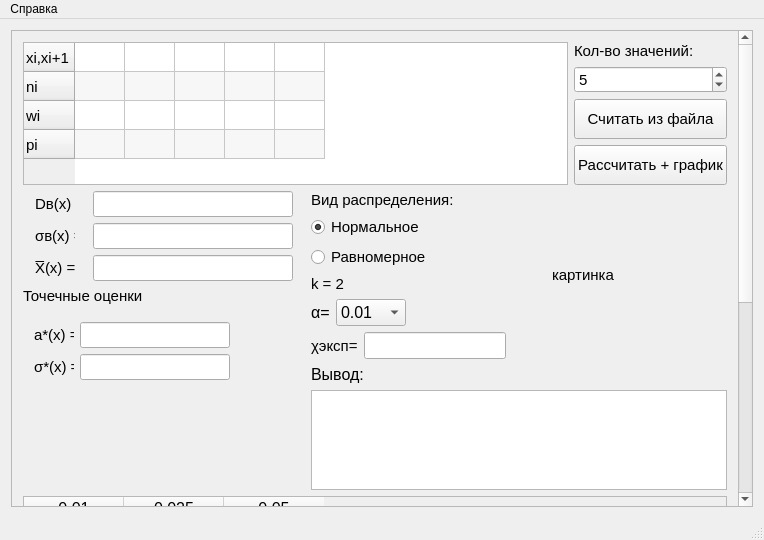
<?xml version="1.0" encoding="UTF-8"?>
<ui version="4.0">
 <class>mainWindowClass</class>
 <widget class="QMainWindow" name="mainWindowClass">
  <property name="geometry">
   <rect>
    <x>0</x>
    <y>0</y>
    <width>764</width>
    <height>540</height>
   </rect>
  </property>
  <property name="windowTitle">
   <string>mainWindow</string>
  </property>
  <widget class="QWidget" name="centralWidget">
   <property name="minimumSize">
    <size>
     <width>760</width>
     <height>490</height>
    </size>
   </property>
   <layout class="QVBoxLayout" name="verticalLayout">
    <item>
     <widget class="QScrollArea" name="scrollArea">
      <property name="widgetResizable">
       <bool>true</bool>
      </property>
      <widget class="QWidget" name="scrollAreaWidgetContents">
       <property name="geometry">
        <rect>
         <x>0</x>
         <y>-268</y>
         <width>730</width>
         <height>856</height>
        </rect>
       </property>
       <layout class="QVBoxLayout" name="verticalLayout_7">
        <item>
         <layout class="QVBoxLayout" name="verticalLayout_3">
          <item>
           <layout class="QHBoxLayout" name="horizontalLayout_2">
            <item>
             <widget class="QTableWidget" name="table">
              <property name="minimumSize">
               <size>
                <width>100</width>
                <height>120</height>
               </size>
              </property>
              <property name="maximumSize">
               <size>
                <width>16777215</width>
                <height>150</height>
               </size>
              </property>
              <property name="font">
               <font>
                <pointsize>11</pointsize>
               </font>
              </property>
              <property name="sizeAdjustPolicy">
               <enum>QAbstractScrollArea::AdjustIgnored</enum>
              </property>
              <property name="alternatingRowColors">
               <bool>true</bool>
              </property>
              <property name="showGrid">
               <bool>true</bool>
              </property>
              <property name="wordWrap">
               <bool>true</bool>
              </property>
              <property name="cornerButtonEnabled">
               <bool>true</bool>
              </property>
              <property name="rowCount">
               <number>4</number>
              </property>
              <property name="columnCount">
               <number>5</number>
              </property>
              <attribute name="horizontalHeaderVisible">
               <bool>false</bool>
              </attribute>
              <attribute name="horizontalHeaderCascadingSectionResizes">
               <bool>false</bool>
              </attribute>
              <attribute name="horizontalHeaderDefaultSectionSize">
               <number>50</number>
              </attribute>
              <attribute name="horizontalHeaderHighlightSections">
               <bool>true</bool>
              </attribute>
              <attribute name="horizontalHeaderMinimumSectionSize">
               <number>50</number>
              </attribute>
              <attribute name="verticalHeaderVisible">
               <bool>true</bool>
              </attribute>
              <attribute name="verticalHeaderCascadingSectionResizes">
               <bool>false</bool>
              </attribute>
              <attribute name="verticalHeaderDefaultSectionSize">
               <number>29</number>
              </attribute>
              <attribute name="verticalHeaderHighlightSections">
               <bool>true</bool>
              </attribute>
              <attribute name="verticalHeaderMinimumSectionSize">
               <number>22</number>
              </attribute>
              <attribute name="verticalHeaderShowSortIndicator" stdset="0">
               <bool>false</bool>
              </attribute>
              <attribute name="verticalHeaderStretchLastSection">
               <bool>false</bool>
              </attribute>
              <row>
               <property name="text">
                <string>xi,xi+1</string>
               </property>
              </row>
              <row>
               <property name="text">
                <string>ni</string>
               </property>
              </row>
              <row>
               <property name="text">
                <string>wi</string>
               </property>
              </row>
              <row>
               <property name="text">
                <string>pi</string>
               </property>
              </row>
              <column/>
              <column/>
              <column/>
              <column/>
              <column/>
             </widget>
            </item>
            <item>
             <layout class="QVBoxLayout" name="verticalLayout_2">
              <item>
               <widget class="QLabel" name="label_8">
                <property name="font">
                 <font>
                  <pointsize>11</pointsize>
                 </font>
                </property>
                <property name="text">
                 <string>Кол-во значений:</string>
                </property>
               </widget>
              </item>
              <item>
               <widget class="QSpinBox" name="tableSize">
                <property name="font">
                 <font>
                  <pointsize>11</pointsize>
                 </font>
                </property>
                <property name="minimum">
                 <number>4</number>
                </property>
                <property name="maximum">
                 <number>13</number>
                </property>
                <property name="value">
                 <number>5</number>
                </property>
               </widget>
              </item>
              <item>
               <widget class="QPushButton" name="getFromFileButton">
                <property name="minimumSize">
                 <size>
                  <width>0</width>
                  <height>40</height>
                 </size>
                </property>
                <property name="font">
                 <font>
                  <pointsize>11</pointsize>
                 </font>
                </property>
                <property name="text">
                 <string>Считать из файла</string>
                </property>
               </widget>
              </item>
              <item>
               <widget class="QPushButton" name="calculateBtn">
                <property name="minimumSize">
                 <size>
                  <width>0</width>
                  <height>40</height>
                 </size>
                </property>
                <property name="font">
                 <font>
                  <pointsize>11</pointsize>
                 </font>
                </property>
                <property name="text">
                 <string>Рассчитать + график</string>
                </property>
               </widget>
              </item>
             </layout>
            </item>
           </layout>
          </item>
          <item>
           <spacer name="verticalSpacer_2">
            <property name="orientation">
             <enum>Qt::Vertical</enum>
            </property>
            <property name="sizeHint" stdset="0">
             <size>
              <width>20</width>
              <height>40</height>
             </size>
            </property>
           </spacer>
          </item>
          <item>
           <layout class="QHBoxLayout" name="horizontalLayout_5">
            <item>
             <layout class="QVBoxLayout" name="verticalLayout_6">
              <item>
               <layout class="QHBoxLayout" name="horizontalLayout_8">
                <item>
                 <widget class="QLabel" name="label_3">
                  <property name="maximumSize">
                   <size>
                    <width>40</width>
                    <height>16777215</height>
                   </size>
                  </property>
                  <property name="font">
                   <font>
                    <pointsize>11</pointsize>
                   </font>
                  </property>
                  <property name="text">
                   <string>Dв(x) = </string>
                  </property>
                 </widget>
                </item>
                <item>
                 <widget class="QLineEdit" name="Dx_1">
                  <property name="enabled">
                   <bool>true</bool>
                  </property>
                  <property name="maximumSize">
                   <size>
                    <width>200</width>
                    <height>16777215</height>
                   </size>
                  </property>
                  <property name="font">
                   <font>
                    <pointsize>11</pointsize>
                   </font>
                  </property>
                  <property name="readOnly">
                   <bool>true</bool>
                  </property>
                 </widget>
                </item>
               </layout>
              </item>
              <item>
               <layout class="QHBoxLayout" name="horizontalLayout_9">
                <item>
                 <widget class="QLabel" name="label_5">
                  <property name="maximumSize">
                   <size>
                    <width>40</width>
                    <height>16777215</height>
                   </size>
                  </property>
                  <property name="font">
                   <font>
                    <pointsize>11</pointsize>
                   </font>
                  </property>
                  <property name="text">
                   <string>σв(x) = </string>
                  </property>
                 </widget>
                </item>
                <item>
                 <widget class="QLineEdit" name="Sx_1">
                  <property name="enabled">
                   <bool>true</bool>
                  </property>
                  <property name="maximumSize">
                   <size>
                    <width>200</width>
                    <height>16777215</height>
                   </size>
                  </property>
                  <property name="font">
                   <font>
                    <pointsize>11</pointsize>
                   </font>
                  </property>
                  <property name="readOnly">
                   <bool>true</bool>
                  </property>
                 </widget>
                </item>
               </layout>
              </item>
              <item>
               <layout class="QHBoxLayout" name="horizontalLayout_7">
                <item>
                 <widget class="QLabel" name="label_2">
                  <property name="maximumSize">
                   <size>
                    <width>40</width>
                    <height>16777215</height>
                   </size>
                  </property>
                  <property name="font">
                   <font>
                    <pointsize>11</pointsize>
                   </font>
                  </property>
                  <property name="text">
                   <string>X̅(x) = </string>
                  </property>
                 </widget>
                </item>
                <item>
                 <widget class="QLineEdit" name="Mx_1">
                  <property name="enabled">
                   <bool>true</bool>
                  </property>
                  <property name="maximumSize">
                   <size>
                    <width>200</width>
                    <height>16777215</height>
                   </size>
                  </property>
                  <property name="font">
                   <font>
                    <pointsize>11</pointsize>
                   </font>
                  </property>
                  <property name="readOnly">
                   <bool>true</bool>
                  </property>
                 </widget>
                </item>
               </layout>
              </item>
              <item>
               <widget class="QLabel" name="label_22">
                <property name="font">
                 <font>
                  <pointsize>11</pointsize>
                 </font>
                </property>
                <property name="text">
                 <string>Точечные оценки</string>
                </property>
               </widget>
              </item>
              <item>
               <widget class="QStackedWidget" name="stackedWidget">
                <property name="minimumSize">
                 <size>
                  <width>50</width>
                  <height>64</height>
                 </size>
                </property>
                <property name="font">
                 <font>
                  <pointsize>11</pointsize>
                 </font>
                </property>
                <property name="currentIndex">
                 <number>0</number>
                </property>
                <widget class="QWidget" name="page">
                 <layout class="QFormLayout" name="formLayout_2">
                  <property name="fieldGrowthPolicy">
                   <enum>QFormLayout::AllNonFixedFieldsGrow</enum>
                  </property>
                  <item row="0" column="0">
                   <widget class="QLabel" name="label_6">
                    <property name="minimumSize">
                     <size>
                      <width>40</width>
                      <height>0</height>
                     </size>
                    </property>
                    <property name="maximumSize">
                     <size>
                      <width>40</width>
                      <height>16777215</height>
                     </size>
                    </property>
                    <property name="text">
                     <string>a*(x) = </string>
                    </property>
                   </widget>
                  </item>
                  <item row="1" column="0">
                   <widget class="QLabel" name="label_21">
                    <property name="minimumSize">
                     <size>
                      <width>40</width>
                      <height>0</height>
                     </size>
                    </property>
                    <property name="maximumSize">
                     <size>
                      <width>40</width>
                      <height>16777215</height>
                     </size>
                    </property>
                    <property name="text">
                     <string>σ*(x) = </string>
                    </property>
                   </widget>
                  </item>
                  <item row="1" column="1">
                   <widget class="QLineEdit" name="Sx">
                    <property name="enabled">
                     <bool>true</bool>
                    </property>
                    <property name="maximumSize">
                     <size>
                      <width>150</width>
                      <height>16777215</height>
                     </size>
                    </property>
                    <property name="readOnly">
                     <bool>true</bool>
                    </property>
                   </widget>
                  </item>
                  <item row="0" column="1">
                   <widget class="QLineEdit" name="a">
                    <property name="enabled">
                     <bool>true</bool>
                    </property>
                    <property name="maximumSize">
                     <size>
                      <width>150</width>
                      <height>16777215</height>
                     </size>
                    </property>
                    <property name="readOnly">
                     <bool>true</bool>
                    </property>
                   </widget>
                  </item>
                 </layout>
                </widget>
                <widget class="QWidget" name="page_2">
                 <layout class="QFormLayout" name="formLayout_3">
                  <item row="0" column="0">
                   <widget class="QLabel" name="label_7">
                    <property name="minimumSize">
                     <size>
                      <width>40</width>
                      <height>0</height>
                     </size>
                    </property>
                    <property name="maximumSize">
                     <size>
                      <width>40</width>
                      <height>16777215</height>
                     </size>
                    </property>
                    <property name="font">
                     <font>
                      <pointsize>11</pointsize>
                     </font>
                    </property>
                    <property name="text">
                     <string>a*(x) = </string>
                    </property>
                   </widget>
                  </item>
                  <item row="0" column="1">
                   <widget class="QLineEdit" name="a_2">
                    <property name="enabled">
                     <bool>true</bool>
                    </property>
                    <property name="maximumSize">
                     <size>
                      <width>200</width>
                      <height>16777215</height>
                     </size>
                    </property>
                    <property name="font">
                     <font>
                      <pointsize>11</pointsize>
                     </font>
                    </property>
                    <property name="readOnly">
                     <bool>true</bool>
                    </property>
                   </widget>
                  </item>
                  <item row="1" column="0">
                   <widget class="QLabel" name="label_23">
                    <property name="minimumSize">
                     <size>
                      <width>40</width>
                      <height>0</height>
                     </size>
                    </property>
                    <property name="maximumSize">
                     <size>
                      <width>40</width>
                      <height>16777215</height>
                     </size>
                    </property>
                    <property name="font">
                     <font>
                      <pointsize>11</pointsize>
                     </font>
                    </property>
                    <property name="text">
                     <string>b*(x) = </string>
                    </property>
                   </widget>
                  </item>
                  <item row="1" column="1">
                   <widget class="QLineEdit" name="b_2">
                    <property name="enabled">
                     <bool>true</bool>
                    </property>
                    <property name="maximumSize">
                     <size>
                      <width>200</width>
                      <height>16777215</height>
                     </size>
                    </property>
                    <property name="font">
                     <font>
                      <pointsize>11</pointsize>
                     </font>
                    </property>
                    <property name="readOnly">
                     <bool>true</bool>
                    </property>
                   </widget>
                  </item>
                 </layout>
                </widget>
               </widget>
              </item>
             </layout>
            </item>
            <item>
             <layout class="QVBoxLayout" name="verticalLayout_5">
              <item>
               <layout class="QHBoxLayout" name="horizontalLayout_11">
                <item>
                 <layout class="QVBoxLayout" name="verticalLayout_4">
                  <item>
                   <widget class="QLabel" name="label_20">
                    <property name="sizePolicy">
                     <sizepolicy hsizetype="Preferred" vsizetype="Minimum">
                      <horstretch>0</horstretch>
                      <verstretch>0</verstretch>
                     </sizepolicy>
                    </property>
                    <property name="maximumSize">
                     <size>
                      <width>16777215</width>
                      <height>25</height>
                     </size>
                    </property>
                    <property name="font">
                     <font>
                      <pointsize>11</pointsize>
                     </font>
                    </property>
                    <property name="text">
                     <string>Вид распределения:</string>
                    </property>
                   </widget>
                  </item>
                  <item>
                   <widget class="QRadioButton" name="radioButton_norm">
                    <property name="font">
                     <font>
                      <pointsize>11</pointsize>
                     </font>
                    </property>
                    <property name="text">
                     <string>Нормальное</string>
                    </property>
                    <property name="checked">
                     <bool>true</bool>
                    </property>
                   </widget>
                  </item>
                  <item>
                   <widget class="QRadioButton" name="radioButton_uniform">
                    <property name="font">
                     <font>
                      <pointsize>11</pointsize>
                     </font>
                    </property>
                    <property name="text">
                     <string>Равномерное</string>
                    </property>
                   </widget>
                  </item>
                  <item>
                   <spacer name="verticalSpacer">
                    <property name="orientation">
                     <enum>Qt::Vertical</enum>
                    </property>
                    <property name="sizeHint" stdset="0">
                     <size>
                      <width>20</width>
                      <height>40</height>
                     </size>
                    </property>
                   </spacer>
                  </item>
                  <item>
                   <widget class="QLabel" name="k">
                    <property name="font">
                     <font>
                      <pointsize>11</pointsize>
                     </font>
                    </property>
                    <property name="text">
                     <string>k = 2</string>
                    </property>
                   </widget>
                  </item>
                  <item>
                   <layout class="QHBoxLayout" name="horizontalLayout">
                    <item>
                     <widget class="QLabel" name="label_4">
                      <property name="font">
                       <font>
                        <pointsize>12</pointsize>
                       </font>
                      </property>
                      <property name="text">
                       <string>α=</string>
                      </property>
                     </widget>
                    </item>
                    <item>
                     <widget class="QComboBox" name="alphaBox">
                      <property name="font">
                       <font>
                        <pointsize>12</pointsize>
                       </font>
                      </property>
                      <item>
                       <property name="text">
                        <string>0.01</string>
                       </property>
                      </item>
                      <item>
                       <property name="text">
                        <string>0.025</string>
                       </property>
                      </item>
                      <item>
                       <property name="text">
                        <string>0.05</string>
                       </property>
                      </item>
                     </widget>
                    </item>
                    <item>
                     <spacer name="horizontalSpacer_2">
                      <property name="orientation">
                       <enum>Qt::Horizontal</enum>
                      </property>
                      <property name="sizeHint" stdset="0">
                       <size>
                        <width>40</width>
                        <height>20</height>
                       </size>
                      </property>
                     </spacer>
                    </item>
                   </layout>
                  </item>
                  <item>
                   <layout class="QHBoxLayout" name="horizontalLayout_10">
                    <item>
                     <widget class="QLabel" name="label_12">
                      <property name="font">
                       <font>
                        <pointsize>11</pointsize>
                       </font>
                      </property>
                      <property name="text">
                       <string>χэксп=</string>
                      </property>
                     </widget>
                    </item>
                    <item>
                     <widget class="QLineEdit" name="hi_e">
                      <property name="enabled">
                       <bool>true</bool>
                      </property>
                      <property name="maximumSize">
                       <size>
                        <width>200</width>
                        <height>16777215</height>
                       </size>
                      </property>
                      <property name="font">
                       <font>
                        <pointsize>12</pointsize>
                       </font>
                      </property>
                      <property name="readOnly">
                       <bool>true</bool>
                      </property>
                     </widget>
                    </item>
                    <item>
                     <spacer name="horizontalSpacer">
                      <property name="orientation">
                       <enum>Qt::Horizontal</enum>
                      </property>
                      <property name="sizeHint" stdset="0">
                       <size>
                        <width>40</width>
                        <height>20</height>
                       </size>
                      </property>
                     </spacer>
                    </item>
                   </layout>
                  </item>
                 </layout>
                </item>
                <item>
                 <widget class="QLabel" name="image">
                  <property name="minimumSize">
                   <size>
                    <width>175</width>
                    <height>95</height>
                   </size>
                  </property>
                  <property name="font">
                   <font>
                    <pointsize>11</pointsize>
                   </font>
                  </property>
                  <property name="text">
                   <string>картинка</string>
                  </property>
                 </widget>
                </item>
               </layout>
              </item>
              <item>
               <layout class="QVBoxLayout" name="verticalLayout_9">
                <item>
                 <widget class="QLabel" name="label_9">
                  <property name="font">
                   <font>
                    <pointsize>12</pointsize>
                   </font>
                  </property>
                  <property name="text">
                   <string>Вывод:</string>
                  </property>
                  <property name="scaledContents">
                   <bool>false</bool>
                  </property>
                 </widget>
                </item>
                <item>
                 <widget class="QTextEdit" name="VuvodText">
                  <property name="minimumSize">
                   <size>
                    <width>0</width>
                    <height>100</height>
                   </size>
                  </property>
                  <property name="font">
                   <font>
                    <pointsize>11</pointsize>
                   </font>
                  </property>
                  <property name="readOnly">
                   <bool>true</bool>
                  </property>
                 </widget>
                </item>
               </layout>
              </item>
             </layout>
            </item>
           </layout>
          </item>
          <item>
           <layout class="QVBoxLayout" name="verticalLayout_8">
            <item>
             <widget class="QTableWidget" name="CriticalTable">
              <property name="minimumSize">
               <size>
                <width>0</width>
                <height>350</height>
               </size>
              </property>
              <property name="font">
               <font>
                <pointsize>12</pointsize>
               </font>
              </property>
              <property name="editTriggers">
               <set>QAbstractItemView::NoEditTriggers</set>
              </property>
              <column>
               <property name="text">
                <string>0.01</string>
               </property>
              </column>
              <column>
               <property name="text">
                <string>0.025</string>
               </property>
              </column>
              <column>
               <property name="text">
                <string>0.05</string>
               </property>
              </column>
             </widget>
            </item>
           </layout>
          </item>
         </layout>
        </item>
       </layout>
      </widget>
     </widget>
    </item>
   </layout>
  </widget>
  <widget class="QMenuBar" name="menuBar">
   <property name="geometry">
    <rect>
     <x>0</x>
     <y>0</y>
     <width>764</width>
     <height>20</height>
    </rect>
   </property>
   <widget class="QMenu" name="menu">
    <property name="title">
     <string>Справка</string>
    </property>
    <addaction name="action_2"/>
   </widget>
   <addaction name="menu"/>
  </widget>
  <widget class="QStatusBar" name="statusBar"/>
  <action name="action_2">
   <property name="text">
    <string>Показать справку</string>
   </property>
  </action>
 </widget>
 <layoutdefault spacing="6" margin="11"/>
 <resources>
  <include location="mainwindow.qrc"/>
 </resources>
 <connections/>
</ui>
